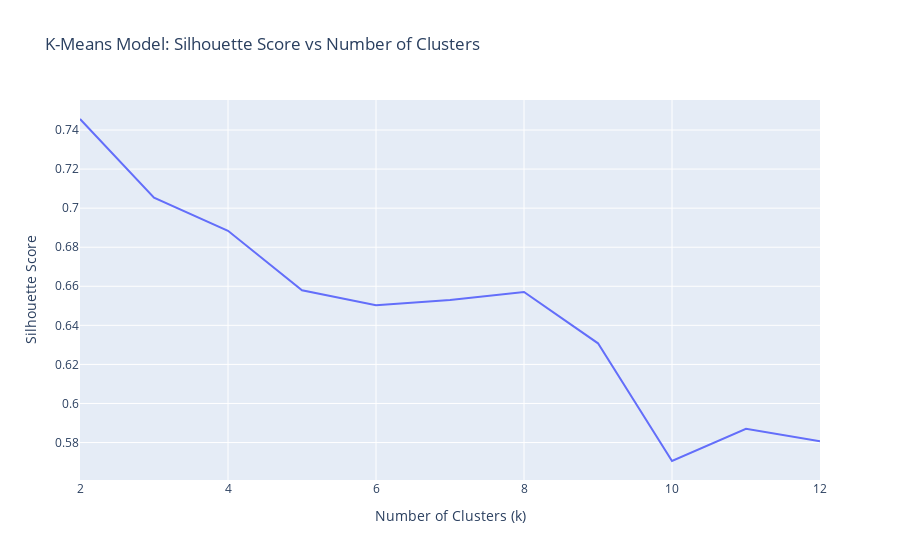

Notebook code cell kept with this figure:
### Markdown cell above
We can see that the line starts to flatten out around 4 or 5 clusters.

### Code cell
# Create a line plot of `silhouette_scores` vs `n_clusters`
fig = px.line(
    x = n_clusters, y = silhouette_scores, title = 'K-Means Model: Silhouette Score vs Number of Clusters'
)
fig.update_layout(xaxis_title = 'Number of Clusters (k)', yaxis_title = 'Silhouette Score')
fig.show()

### Figure 1 — Plotly figure (JSON) as saved in the notebook; plotly's stock layout.template omitted (floating-point values rounded to 4 significant figures)
{"data": [{"hovertemplate": "x=%{x}<br>y=%{y}<extra></extra>", "legendgroup": "", "line": {"color": "#636efa", "dash": "solid"}, "marker": {"symbol": "circle"}, "mode": "lines", "name": "", "orientation": "v", "showlegend": false, "type": "scatter", "x": [2, 3, 4, 5, 6, 7, 8, 9, 10, 11, 12], "xaxis": "x", "y": [0.7456, 0.7054, 0.6884, 0.6579, 0.6503, 0.653, 0.6571, 0.6308, 0.5705, 0.5871, 0.5806], "yaxis": "y"}], "layout": {"legend": {"tracegroupgap": 0}, "title": {"text": "K-Means Model: Silhouette Score vs Number of Clusters"}, "xaxis": {"anchor": "y", "domain": [0, 1], "title": {"text": "Number of Clusters (k)"}}, "yaxis": {"anchor": "x", "domain": [0, 1], "title": {"text": "Silhouette Score"}}}}
